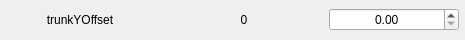
                      <widget class="QFrame" name="frame_61">
                       <property name="minimumSize">
                        <size>
                         <width>465</width>
                         <height>40</height>
                        </size>
                       </property>
                       <property name="maximumSize">
                        <size>
                         <width>465</width>
                         <height>40</height>
                        </size>
                       </property>
                       <property name="frameShape">
                        <enum>QFrame::NoFrame</enum>
                       </property>
                       <property name="frameShadow">
                        <enum>QFrame::Sunken</enum>
                       </property>
                       <layout class="QHBoxLayout" name="horizontalLayout_63">
                        <property name="spacing">
                         <number>5</number>
                        </property>
                        <property name="leftMargin">
                         <number>0</number>
                        </property>
                        <property name="topMargin">
                         <number>0</number>
                        </property>
                        <property name="rightMargin">
                         <number>5</number>
                        </property>
                        <property name="bottomMargin">
                         <number>0</number>
                        </property>
                        <item>
                         <widget class="QLabel" name="label_125">
                          <property name="minimumSize">
                           <size>
                            <width>158</width>
                            <height>0</height>
                           </size>
                          </property>
                          <property name="maximumSize">
                           <size>
                            <width>158</width>
                            <height>16777215</height>
                           </size>
                          </property>
                          <property name="text">
                           <string>trunkYOffset</string>
                          </property>
                          <property name="alignment">
                           <set>Qt::AlignCenter</set>
                          </property>
                         </widget>
                        </item>
                        <item>
                         <widget class="QLabel" name="label_126">
                          <property name="minimumSize">
                           <size>
                            <width>158</width>
                            <height>0</height>
                           </size>
                          </property>
                          <property name="maximumSize">
                           <size>
                            <width>158</width>
                            <height>16777215</height>
                           </size>
                          </property>
                          <property name="text">
                           <string>0</string>
                          </property>
                          <property name="alignment">
                           <set>Qt::AlignCenter</set>
                          </property>
                         </widget>
                        </item>
                        <item>
                         <widget class="QDoubleSpinBox" name="doubleSpinBox_60">
                          <property name="minimumSize">
                           <size>
                            <width>130</width>
                            <height>0</height>
                           </size>
                          </property>
                          <property name="maximumSize">
                           <size>
                            <width>130</width>
                            <height>16777215</height>
                           </size>
                          </property>
                          <property name="styleSheet">
                           <string notr="true"/>
                          </property>
                          <property name="alignment">
                           <set>Qt::AlignCenter</set>
                          </property>
                         </widget>
                        </item>
                       </layout>
                      </widget>
